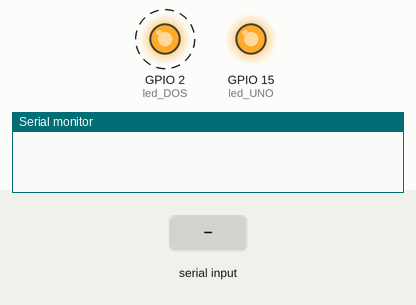
Recording of a sketch running on a simulated ESP32. Shown: output pins drawn as LEDs (lit = HIGH), the last lines printed to the serial monitor. Dashed ring = blinking. The test bench sets the inputs (shaded band).

Above: at 1.2 s.
1.3 s: "90,45\n" received over Serial
At 1.99 s:
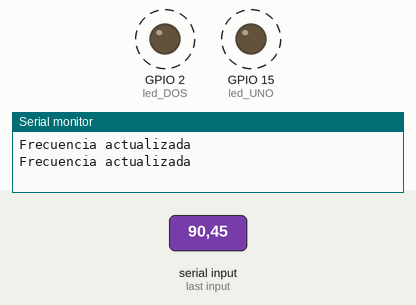
4.3 s: "5\n" received over Serial
At 5.4 s:
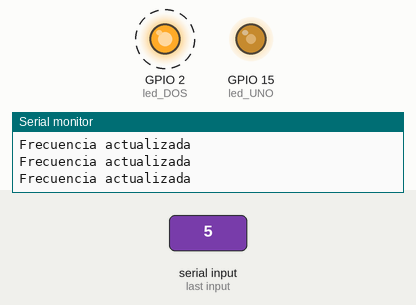
7.3 s: "30,150\n" received over Serial
At 8.41 s:
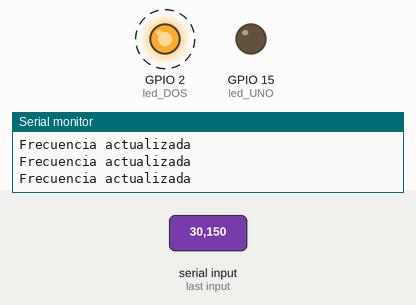
Timing chart, 0 to 16.3 s (numbered marks = the images above; inputs shaded):
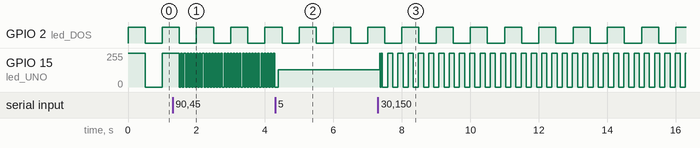

The sketch:

Ejercicio_1-2_SetFrecuency.ino
```cpp
//Frecuencias de los LEDs:
volatile int frecLED_UNO = 500;
volatile int frecLED_DOS = 500;

#if CONFIG_FREERTOS_UNICORE
static const BaseType_t app_cpu = 0;
#else
static const BaseType_t app_cpu = 1;
#endif

//Pines de salida:
static const int led_UNO = 15; // Primer LED
static const int led_DOS = 2; // Segundo LED

//Tarea Toggle Led1: LED con frecuencia actualizable
void toggleLED_UNO(void *parameter) {
  while (1) {
    digitalWrite(led_UNO, HIGH);
    vTaskDelay(frecLED_UNO / portTICK_PERIOD_MS);
    digitalWrite(led_UNO, LOW);
    vTaskDelay(frecLED_UNO / portTICK_PERIOD_MS);
  }
}

//Tarea Toggle Led2: LED con frecuencia NO actualizable
void toggleLED_DOS(void *parameter) {
  while (1) {
    digitalWrite(led_DOS, HIGH);
    vTaskDelay(frecLED_DOS / portTICK_PERIOD_MS);
    digitalWrite(led_DOS, LOW);
    vTaskDelay(frecLED_DOS / portTICK_PERIOD_MS);
  }
}

//Tarea readFrecuency: Actualizar frecuencia del LED 1
void readFrequency(void *parameter) {
  while (1) {
    if (Serial.available() > 0) {
      int lectura = Serial.parseInt();
      if (lectura > 0) {
        frecLED_UNO = lectura;
        Serial.println("Frecuencia actualizada");
      }
    }
    vTaskDelay(100 / portTICK_PERIOD_MS);
  }
}

void setup() {
  Serial.begin(115200);

  //Pines de salida
  pinMode(led_UNO, OUTPUT);
  pinMode(led_DOS, OUTPUT);

  //Configuración Tarea 1:
  xTaskCreatePinnedToCore(
      toggleLED_UNO,
      "Toggle LED 1",
      1024,
      NULL,
      1,
      NULL,
      app_cpu);

  //Configuración Tarea 2:
  xTaskCreatePinnedToCore(
      toggleLED_DOS,
      "Toggle LED 2",
      1024,
      NULL,
      2,
      NULL,
      app_cpu);

  //Configuración Tarea 3:
  xTaskCreatePinnedToCore(
      readFrequency,
      "Read Frequency",
      1024,
      NULL,
      1,
      NULL,
      app_cpu);
}

void loop() {
  // put your main code here, to run repeatedly:
  //delay(10); // this speeds up the simulation
}
```

Measured:
- after the input at 1.3 s, GPIO 15 (led_UNO): alternates 255/255 for 0.05 s and 0/255 for 0.05 s, starting after 0.25 s
- after the input at 7.3 s, GPIO 15 (led_UNO): goes 255/255 0.02 s, 0/255 0.03 s, 255/255 0.03 s, 29 × (0/255 0.15 s, 255/255 0.15 s), 0/255 0.15 s, then 255/255, starting after 0.06 s
- by itself, GPIO 2 (led_DOS): alternates HIGH for 0.50 s and LOW for 0.50 s
